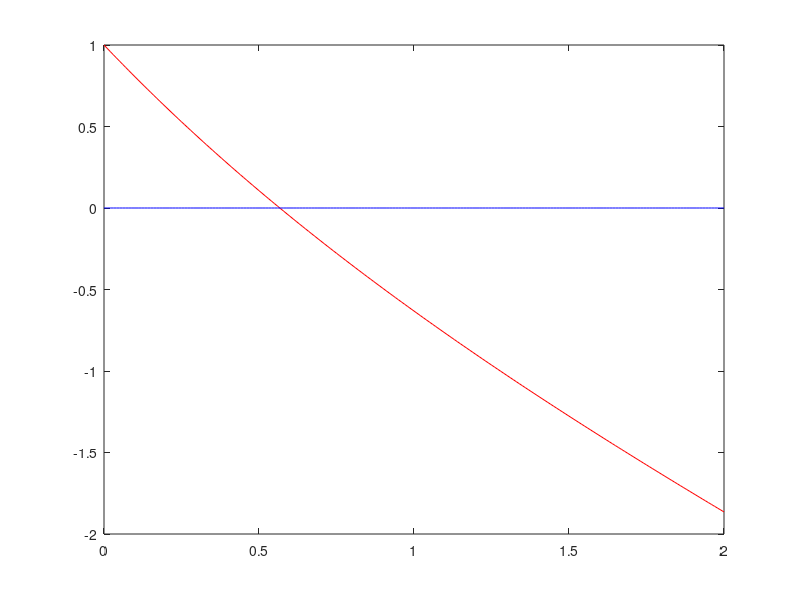

Source code (MATLAB):
% Secant method to solve the equation exp(-x)-x = 0
clear; close all;

% Define the function as an in line function
func=inline('exp(-x)-x','x');

% First plot the function (Note that the second plot is just
% a blue x-axis (y=0) 0*x is just a quick way to load an array
% of zeros the same size as x)
x=0:.01:2;
f=func(x);
plot(x,f,'r-',x,0*x,'b-')

% From the plot it looks like the solution is near x=0.6,
% so use an initial guess of x1=0.6
x1=0.6;

% find f(x1)
f1=func(x1);

% find a nearby second guess
x2=0.99*x1;

% set chk, the error, to 1 so it won't trigger the while
% before the loop gets started
chk=1;

while chk>1e-8  % start the loop

   f2=func(x2); % find f(x2)

% find the new x from the straight line approximation
   xnew = x2 - f2*(x2-x1)/(f2-f1)

% find the error by seeing how closely f(x)=0 is approximated
   chk=abs(f2);

% load the old x2 and f2 into x1 and f1
   x1=x2;
   f1=f2;
% put the new x into x2
   x2=xnew;

end % end of while loop
